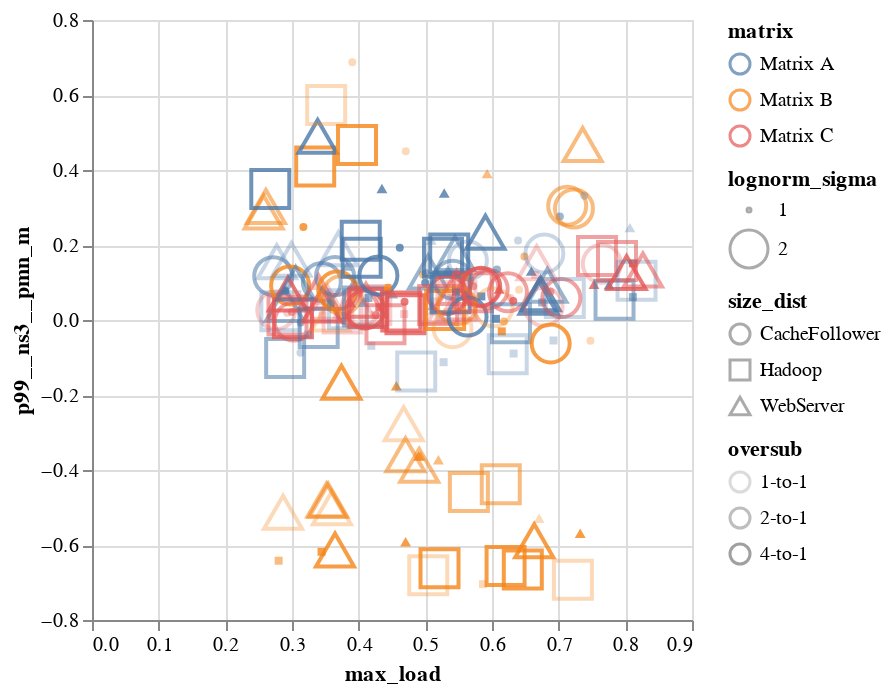

Write notebook code for a chart like this one.
### Markdown cell above
## Scratch

### Code cell
alt.Chart(records).mark_point().encode(
    x=alt.X('max_load:Q'),
    y=alt.Y('p99__ns3__pmn_m:Q'),
    color=alt.Color('matrix:N'),
    shape=alt.Shape('size_dist:N'),
    size=alt.Size('lognorm_sigma:N'),
    opacity=alt.Opacity('oversub:N'),
    tooltip='id:N'
)

### Figure 1 — Vega-Lite specification as saved in the notebook (floating-point values rounded to 4 significant figures; data arrays with more than 128 entries replaced by an {"elided": "..."} marker saying what was removed)
{"config": {"view": {"continuousWidth": 300, "continuousHeight": 300}}, "data": {"name": "data-e0958beb66acffd5ddb42786555d03f4"}, "mark": {"type": "point"}, "encoding": {"color": {"field": "matrix", "type": "nominal"}, "opacity": {"field": "oversub", "type": "nominal"}, "shape": {"field": "size_dist", "type": "nominal"}, "size": {"field": "lognorm_sigma", "type": "nominal"}, "tooltip": {"field": "id", "type": "nominal"}, "x": {"field": "max_load", "type": "quantitative"}, "y": {"field": "p99__ns3__pmn_m", "type": "quantitative"}}, "$schema": "https://vega.github.io/schema/vega-lite/v5.15.1.json", "datasets": {"data-e0958beb66acffd5ddb42786555d03f4": {"elided": "192 records"}}}
